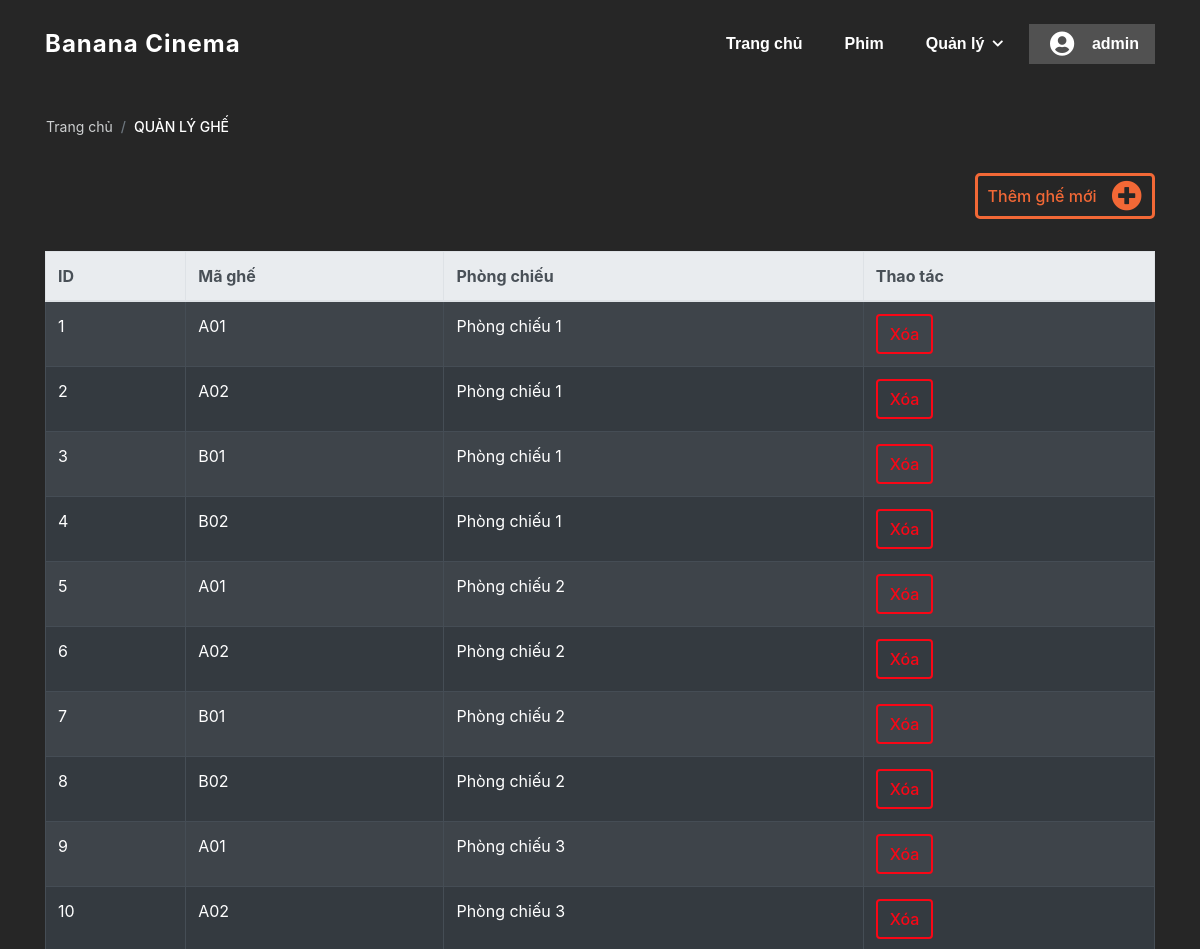
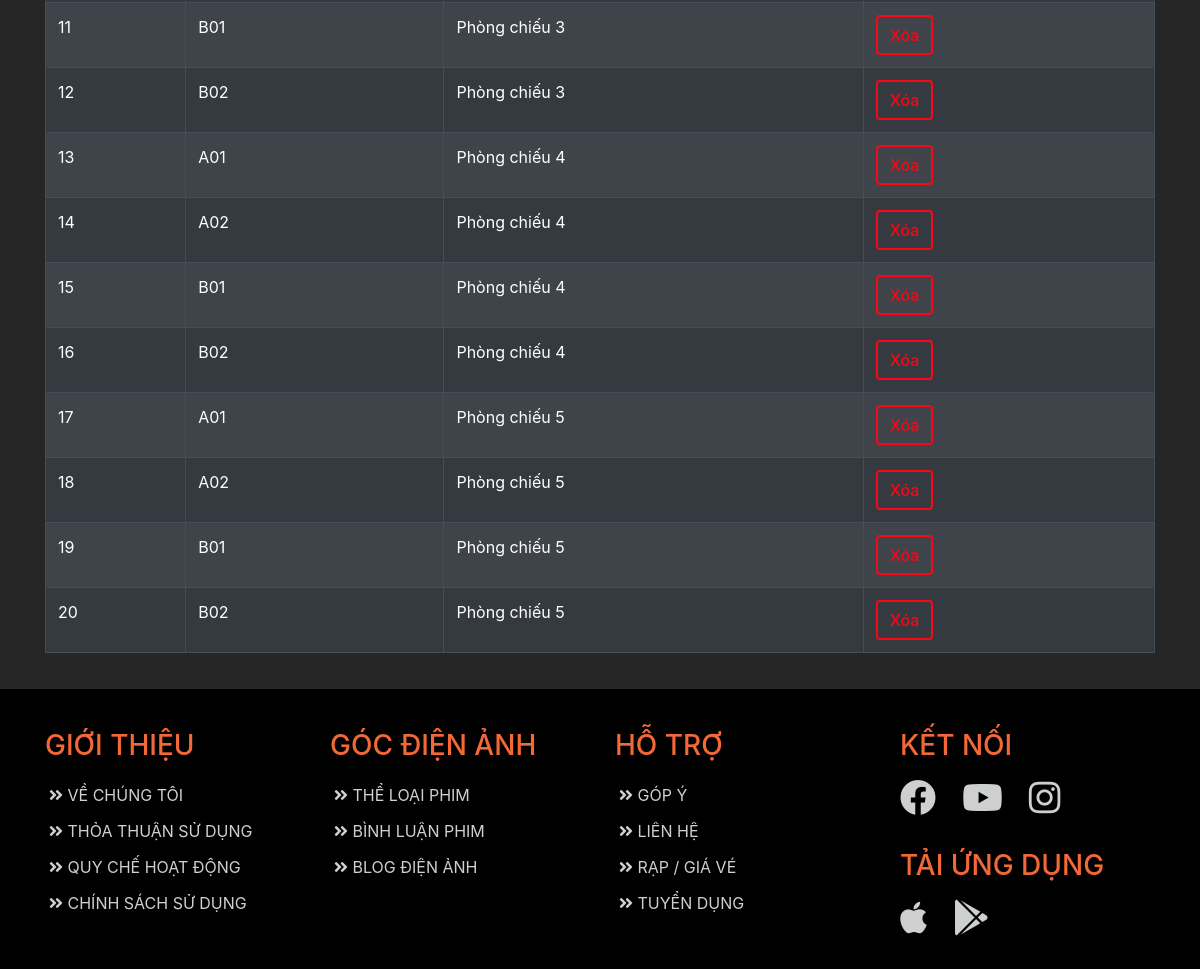
Page /view/Ghe/GheManagement.php (signed in) on the committed database (2 pictures, top to bottom).
### tables this page shows
create table GHE 
(
	ghe_id int auto_increment,
	phong_chieu_id int,
	ma_ghe varchar(10),
	primary key (ghe_id, phong_chieu_id),
	constraint fk_GHE_phong_chieu_id foreign key (phong_chieu_id) references PHONG_CHIEU(phong_chieu_id) ON DELETE CASCADE
);

create table PHONG_CHIEU(
	phong_chieu_id int auto_increment,
	ten_phong varchar(255) UNIQUE,
	primary key (phong_chieu_id)
);

### www/api/Ghe/GheGet.api.php (called while the page is built, shortened)
<?php
    function _get_list_seats() {
        $conn = connection();
        $stmt = $conn->prepare("SELECT * from `GHE`, `PHONG_CHIEU` WHERE `PHONG_CHIEU`.`phong_chieu_id` = `GHE`.`phong_chieu_id` order by `GHE`.`phong_chieu_id` asc, `ghe_id` asc");
        $stmt->execute();
        $seats = $stmt->get_result();
        return $seats;
    }
?>

### www/view/Ghe/GheManagement.php (the view, shortened to what this page needs)
<!DOCTYPE html>
<html lang="en">
<head>
    <link rel="stylesheet" href="https://cdnjs.cloudflare.com/ajax/libs/font-awesome/5.15.4/css/all.min.css">
    <link rel="stylesheet" href="https://cdn.jsdelivr.net/npm/bootstrap@4.5.3/dist/css/bootstrap.min.css">
</head>
<body>
    <?php
        require("../Common/Header.php");
        require("../../api/Ghe/GheGet.api.php");
    ?>
    <div id="lich-management-wrapper">
        <div class="container">
            <div class="row">
                <ol class="breadcrumb mb-4 list-unstyled">
                    <li class="breadcrumb-item">
                        <a href="/" class="text-decoration-none">Trang chủ</a>
                    </li>
                    <li id="phim-name" class="breadcrumb-item active text-uppercase text-white">Quản lý ghế</li>
                </ol>
            </div>
            <div class="add-lich-chieu__btn">
                <div class="btn_contain" href="#" data-toggle="modal" data-target="#addGheModal">
                    <label>Thêm ghế mới</label>
                    <i class="fas fa-plus-circle add_btn"></i>
                </div>
            </div>
            <div class="row">
                <div class="col-12 lich-table">
                    <table class="table table-striped table-bordered table-hover table-dark">
                        <thead class="thead-light">
                            <tr>
                                <th scope="col">ID</th>
                                <th scope="col">Mã ghế</th>
                                <th scope="col">Phòng chiếu</th>
                                <th scope="col">Thao tác</th>
                            </tr>
                        </thead>
                        <tbody>
                        <?php
                        $result = _get_list_seats();
                        if ($result->num_rows > 0) {
                            while ($row =  $result->fetch_assoc()) { ?>
                                <tr>
                                    <td scope="row"><?php echo $row['ghe_id']; ?></td>
                                    <td class="ma-ghe-td"><?php echo $row['ma_ghe']; ?></td>
                                    <td><?php echo $row['ten_phong']; ?></td>
                                    <td class="lich-actions">
                                        <button class="btn btn-danger delete-ghe-btn user-delete-btn" data-toggle="modal" data-target="#delGheModal" onclick="_set_selected_ghe(<?php echo $row['ghe_id'] ?>)" value="<?php echo $row['ghe_id'] ?>">Xóa</button>
                                    </td>
                                </tr>
                            <?php
                            }
                        } else { ?>
                            <h1>Bảng chưa có dữ liệu</h1>
                        <?php
                        }
                        ?>
                        </tbody>
                    </table>
                </div>
            </div>
        </div>
    </div>
    <?php
        include("../Common/Footer.php");
    ?>
</body>
</html>

### www/style.css (style rules this page uses)
:root { --bg-color: rgba(0, 0, 0, 0.85); --grey-color: hsl(210, 4%, 81%); --sub-grey-color: hsl(210, 4%, 92%); --orange-color: hsl(16, 88%, 58%); --orange-dark-color: hsl(16, 88%, 50%); --text-grey-color: rgb(148, 148, 148); --red-color: #F90716; --blue-color: hsl(210, 100%, 48%); --green-color: rgb(40, 167, 69); --warning-color: rgb(238, 92, 34); --in-progress-color: rgb(28, 214, 59); }
a { text-decoration: none; color: #67b0d1; }
body { background-color: var(--bg-color); }
.btn_contain { display: flex; width: fit-content; border: 3px solid var(--orange-color); color: var(--orange-color); border-radius: 5px; padding: 5px 10px; margin-bottom: 20px; justify-content: center; align-items: center; transition: 0.3s all ease; font-weight: 500; cursor: pointer; }
.btn_contain > label { display: block; margin: auto 0; transition: 0.3s all ease; }
.add_btn { transition: 0.3s all ease; margin-left: 15px; padding: 0 !important; display: flex; justify-content: center; align-items: center; font-size: 1.9rem; }
.user-delete-btn { background-color: transparent; color: var(--red-color); border: 2px solid var(--red-color); font-weight: 500; }
body { overflow-x: hidden !important; }
.row { overflow: hidden; }
li.breadcrumb-item.active { font-weight: 500; }
#lich-management-wrapper .breadcrumb > li > a, #create-ve-wrapper .breadcrumb > li > a, .phim-details-info .info-row>label { color: var(--grey-color); }
#lich-management-wrapper .breadcrumb>li+li::after, #create-ve-wrapper .breadcrumb>li+li::after { padding: 0 5px; color: var(--grey-color); font-weight: 400; line-height: 1; }
#lich-management-wrapper li.breadcrumb-item.active { font-weight: 500; }
#lich-management-wrapper .table thead th { vertical-align: middle; }
.add-lich-chieu__btn { margin-bottom: 12px; display: flex; justify-content: end; }
.add_btn { transition: 0.3s all ease; margin-left: 15px; color: var(--orange-color); padding: 0 !important; display: flex; justify-content: center; align-items: center; font-size: 1.9rem; }
#lich-management-wrapper { padding-top: 50px; padding-bottom: 20px; color: #fff; min-height: 100vw; }
#lich-management-wrapper .breadcrumb { background-color: transparent !important; font-size: 14px; margin-top: 54px; }
#lich-management-wrapper .breadcrumb > li > a, .phim-details-info .info-row > label { color: var(--grey-color); }
#lich-management-wrapper .breadcrumb > li + li::after { padding: 0 5px; color: var(--grey-color); font-weight: 400; line-height: 1; }

### rows in the picture
ghe: ghe "1", ma_ghe "A01", phong_chieu.ten_phong "Phòng chiếu 1"
ghe: ghe "2", ma_ghe "A02", phong_chieu.ten_phong "Phòng chiếu 1"
ghe: ghe "3", ma_ghe "B01", phong_chieu.ten_phong "Phòng chiếu 1"
ghe: ghe "4", ma_ghe "B02", phong_chieu.ten_phong "Phòng chiếu 1"
ghe: ghe "5", ma_ghe "A01", phong_chieu.ten_phong "Phòng chiếu 2"
ghe: ghe "6", ma_ghe "A02", phong_chieu.ten_phong "Phòng chiếu 2"
ghe: ghe "7", ma_ghe "B01", phong_chieu.ten_phong "Phòng chiếu 2"
ghe: ghe "8", ma_ghe "B02", phong_chieu.ten_phong "Phòng chiếu 2"
ghe: ghe "9", ma_ghe "A01", phong_chieu.ten_phong "Phòng chiếu 3"
ghe: ghe "10", ma_ghe "A02", phong_chieu.ten_phong "Phòng chiếu 3"
ghe: ghe "11", ma_ghe "B01", phong_chieu.ten_phong "Phòng chiếu 3"
ghe: ghe "12", ma_ghe "B02", phong_chieu.ten_phong "Phòng chiếu 3"
ghe: ghe "13", ma_ghe "A01", phong_chieu.ten_phong "Phòng chiếu 4"
ghe: ghe "14", ma_ghe "A02", phong_chieu.ten_phong "Phòng chiếu 4"
ghe: ghe "15", ma_ghe "B01", phong_chieu.ten_phong "Phòng chiếu 4"
ghe: ghe "16", ma_ghe "B02", phong_chieu.ten_phong "Phòng chiếu 4"
ghe: ghe "17", ma_ghe "A01", phong_chieu.ten_phong "Phòng chiếu 5"
ghe: ghe "18", ma_ghe "A02", phong_chieu.ten_phong "Phòng chiếu 5"
ghe: ghe "19", ma_ghe "B01", phong_chieu.ten_phong "Phòng chiếu 5"
ghe: ghe "20", ma_ghe "B02", phong_chieu.ten_phong "Phòng chiếu 5"

### other values in the picture
$_SESSION["username"] "admin"
